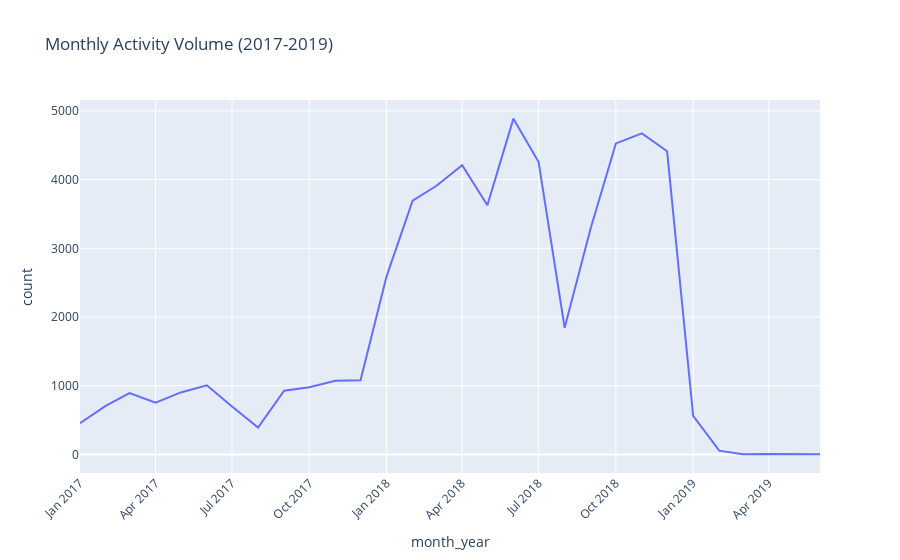
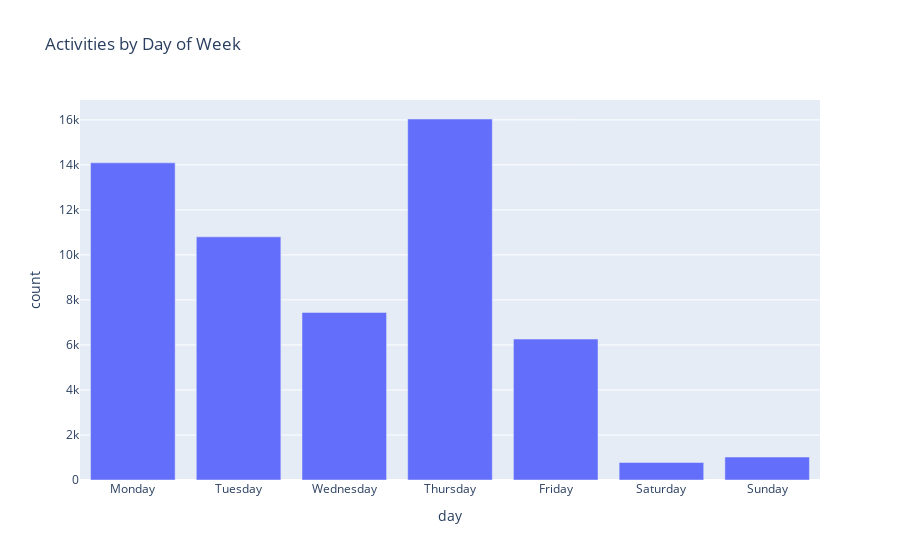

Source (notebook cell) for these figures, in order:
### Markdown cell above
**Key Findings:**
- The process contains 10,500 declaration cases with 56,437 total activities.
- On average, each case involves 5.37 activities.
- The most frequent activities are declarations submitted by employees (20.4%), followed by final approval by supervisors (17.9%), and payment handling (17.8%).
- The process primarily involves employees, supervisors, administration, and budget owners.
- The typical process flow follows: Submission → Administration Approval → Supervisor/Budget Owner Approval → Payment Request → Payment Handling.

### 1.2 Temporal Patterns

### Code cell
# Temporal analysis
df['month_year'] = df['time:timestamp'].dt.strftime('%Y-%m')
monthly_activity = df.groupby('month_year').size().reset_index(name='count')

fig = px.line(monthly_activity, x='month_year', y='count', 
              title='Monthly Activity Volume (2017-2019)')
fig.update_xaxes(tickangle=-45)
fig.show()

# Weekday patterns
df['day_of_week'] = df['time:timestamp'].dt.dayofweek
weekday_counts = df.groupby('day_of_week').size().reset_index(name='count')
weekday_counts['day'] = weekday_counts['day_of_week'].map({
    0: 'Monday', 1: 'Tuesday', 2: 'Wednesday', 
    3: 'Thursday', 4: 'Friday', 5: 'Saturday', 6: 'Sunday'
})

fig = px.bar(weekday_counts, x='day', y='count', 
             title='Activities by Day of Week')
fig.show()

### Figure 1 — Plotly figure (JSON) as saved in the notebook; plotly's stock layout.template omitted (floating-point values rounded to 4 significant figures)
{"data": [{"hovertemplate": "month_year=%{x}<br>count=%{y}<extra></extra>", "legendgroup": "", "line": {"color": "#636efa", "dash": "solid"}, "marker": {"symbol": "circle"}, "mode": "lines", "name": "", "orientation": "v", "showlegend": false, "type": "scatter", "x": ["2017-01", "2017-02", "2017-03", "2017-04", "2017-05", "2017-06", "2017-07", "2017-08", "2017-09", "2017-10", "2017-11", "2017-12", "2018-01", "2018-02", "2018-03", "2018-04", "2018-05", "2018-06", "2018-07", "2018-08", "2018-09", "2018-10", "2018-11", "2018-12", "2019-01", "2019-02", "2019-03", "2019-04", "2019-06"], "xaxis": "x", "y": [457, 712, 895, 754, 904, 1007, 700, 394, 928, 978, 1072, 1080, 2593, 3693, 3907, 4211, 3627, 4887, 4255, 1845, 3292, 4527, 4672, 4412, 562, 57, 3, 9, 4], "yaxis": "y"}], "layout": {"legend": {"tracegroupgap": 0}, "title": {"text": "Monthly Activity Volume (2017-2019)"}, "xaxis": {"anchor": "y", "domain": [0, 1], "tickangle": -45, "title": {"text": "month_year"}}, "yaxis": {"anchor": "x", "domain": [0, 1], "title": {"text": "count"}}}}

### Figure 2 — Plotly figure (JSON) as saved in the notebook; plotly's stock layout.template omitted (floating-point values rounded to 4 significant figures)
{"data": [{"hovertemplate": "day=%{x}<br>count=%{y}<extra></extra>", "legendgroup": "", "marker": {"color": "#636efa", "pattern": {"shape": ""}}, "name": "", "orientation": "v", "showlegend": false, "textposition": "auto", "type": "bar", "x": ["Monday", "Tuesday", "Wednesday", "Thursday", "Friday", "Saturday", "Sunday"], "xaxis": "x", "y": [14092, 10803, 7445, 16038, 6261, 777, 1021], "yaxis": "y"}], "layout": {"barmode": "relative", "legend": {"tracegroupgap": 0}, "title": {"text": "Activities by Day of Week"}, "xaxis": {"anchor": "y", "domain": [0, 1], "title": {"text": "day"}}, "yaxis": {"anchor": "x", "domain": [0, 1], "title": {"text": "count"}}}}
